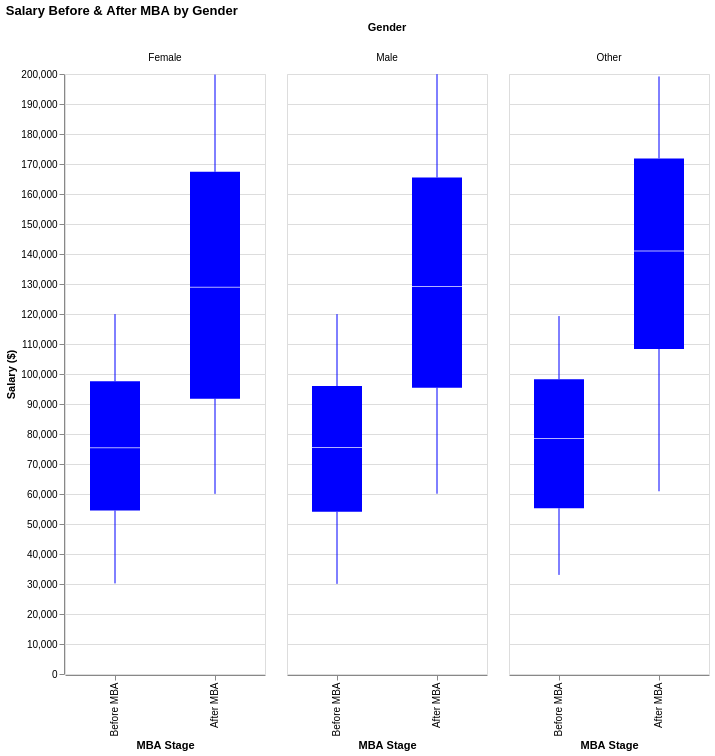

Source (notebook cell):
### Code cell
df_melted = df_sample.melt(
    id_vars=['Gender'], 
    value_vars=['Annual Salary (Before MBA)', 'Expected Post-MBA Salary'], 
    var_name='Salary Type', 
    value_name='Salary'
)

df_melted['Salary Type'] = df_melted['Salary Type'].replace({
    'Annual Salary (Before MBA)': 'Before MBA',
    'Expected Post-MBA Salary': 'After MBA'
})


male_select = alt.param(name="male_filter", bind=alt.binding_checkbox(name="Male"), value=True)
female_select = alt.param(name="female_filter", bind=alt.binding_checkbox(name="Female"), value=True)
other_select = alt.param(name="other_filter", bind=alt.binding_checkbox(name="Other"), value=True)

# Boxplot Chart
boxplot = alt.Chart(df_melted).mark_boxplot(size=50,color='blue').encode(
    x=alt.X('Salary Type:N', title='MBA Stage', sort=['Before MBA', 'After MBA']),
    y=alt.Y('Salary:Q', title='Salary ($)', scale=alt.Scale(domain=[0, 200000])),
    column=alt.Column('Gender:N', title='Gender'),
    tooltip=['Salary Type', 'Salary', 'Gender']
).properties(
    title="Salary Before & After MBA by Gender",
    width=200,
    height=600
).add_params(
    male_select, female_select, other_select
).transform_filter(
    (alt.datum.Gender == 'Male') & male_select |
    (alt.datum.Gender == 'Female') & female_select |
    (alt.datum.Gender == 'Other') & other_select
)

boxplot

### Figure 1 — Vega-Lite specification as saved in the notebook (floating-point values rounded to 4 significant figures; data arrays with more than 128 entries replaced by an {"elided": "..."} marker saying what was removed)
{"config": {"view": {"continuousWidth": 300, "continuousHeight": 300}}, "data": {"name": "data-c0b924df66efbead0d234e4ea1014dae"}, "mark": {"type": "boxplot", "color": "blue", "size": 50}, "encoding": {"column": {"field": "Gender", "title": "Gender", "type": "nominal"}, "tooltip": [{"field": "Salary Type", "type": "nominal"}, {"field": "Salary", "type": "quantitative"}, {"field": "Gender", "type": "nominal"}], "x": {"field": "Salary Type", "sort": ["Before MBA", "After MBA"], "title": "MBA Stage", "type": "nominal"}, "y": {"field": "Salary", "scale": {"domain": [0, 200000]}, "title": "Salary ($)", "type": "quantitative"}}, "height": 600, "params": [{"name": "male_filter", "bind": {"input": "checkbox", "name": "Male"}, "value": true}, {"name": "female_filter", "bind": {"input": "checkbox", "name": "Female"}, "value": true}, {"name": "other_filter", "bind": {"input": "checkbox", "name": "Other"}, "value": true}], "title": "Salary Before & After MBA by Gender", "transform": [{"filter": "((((datum.Gender === 'Male') && male_filter) || ((datum.Gender === 'Female') && female_filter)) || ((datum.Gender === 'Other') && other_filter))"}], "width": 200, "$schema": "https://vega.github.io/schema/vega-lite/v5.17.0.json", "datasets": {"data-c0b924df66efbead0d234e4ea1014dae": {"elided": "4000 records"}}}
